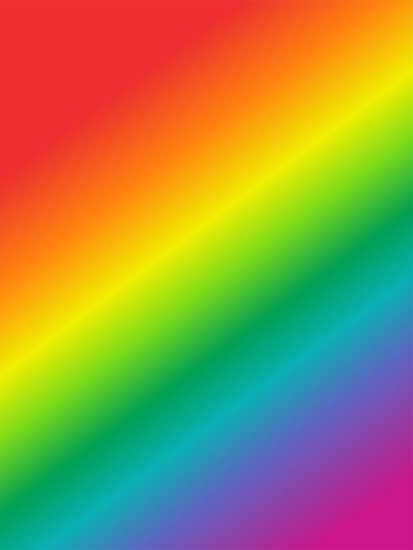
#> input picture 2 - Image Processing/rainbow.jpg, 413 x 550 px
$ python mask.py
#> lines starting #> are read from the running program, lines starting #| are printed output that depends on the picture
import cv2
import matplotlib.pyplot as plt
import numpy as np

rainbow = cv2.imread('rainbow.jpg')
#> rainbow is the input picture: shape (550, 413, 3); mean B, G, R 72.8, 142.3, 152.3
show_rainbow = cv2.cvtColor(rainbow, cv2.COLOR_BGR2RGB)

img = rainbow
print(rainbow.shape)
#| (550, 413, 3)
# create mask for img
mask = np.zeros(shape=img.shape[:2], dtype=np.uint8)
plt.imshow(mask, cmap='gray') # pure black mask in 2D with same dimensions as 'img'
plt.title('full black mask')
plt.show()
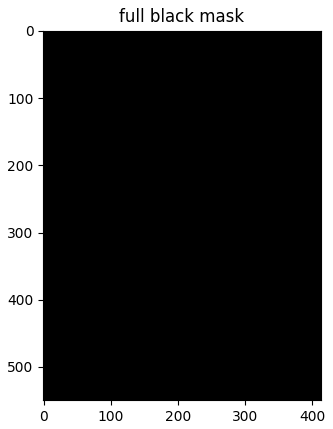
#> figure drawn by matplotlib, 1 panel
mask[300:400, 100:400] = 255 # resized mask to only leave one selected open window
plt.imshow(mask, cmap='gray')
plt.title('resized mask')
plt.show()
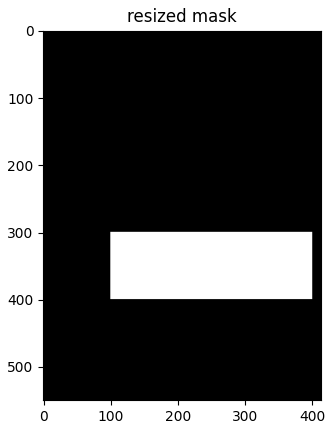
#> figure drawn by matplotlib, 1 panel

# create masked img by using bitwise_and
masked_img = cv2.bitwise_and(img, img, mask=mask)
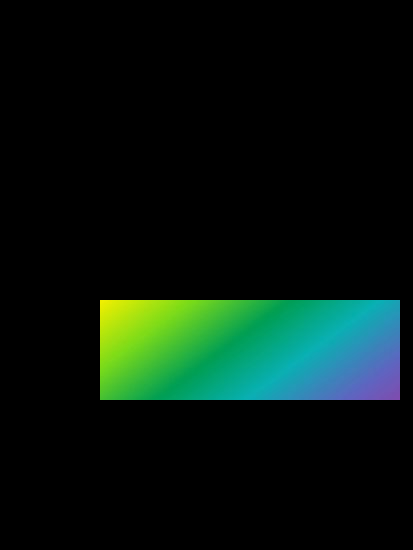
#> masked_img: shape (550, 413, 3); mean B, G, R 14.7, 22.5, 6.8
show_masked_img = cv2.bitwise_and(show_rainbow, show_rainbow, mask=mask)
plt.imshow(show_masked_img)
plt.title('masked rainbow')
cv2.imwrite('masked_rainbow.jpg', masked_img)
plt.show()

hist_mask_values_red = cv2.calcHist([rainbow], [2], mask=mask,
                                    histSize=[256], ranges=[0, 256])
#> hist_mask_values_red = 256 values, max 1332 at index 1, min 0 at index 221, mean 117.2
hist_values_red = cv2.calcHist([rainbow], [2], mask=None,
                               histSize=[256], ranges=[0, 256])
#> hist_values_red = 256 values, max 20471 at index 236, min 70 at index 226, mean 887.3

plt.plot(hist_mask_values_red)
plt.title('red Histogram for masked rainbow')
plt.show()
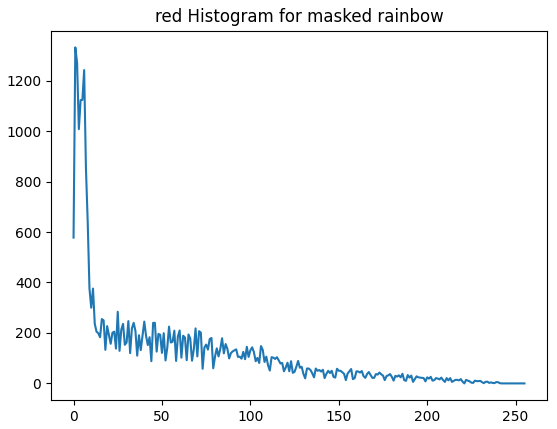
#> figure drawn by matplotlib, 1 panel; curve peaks at x = 1, y = 1332

plt.plot(hist_values_red)
plt.title('red Histogram for unmasked rainbow')
plt.show()
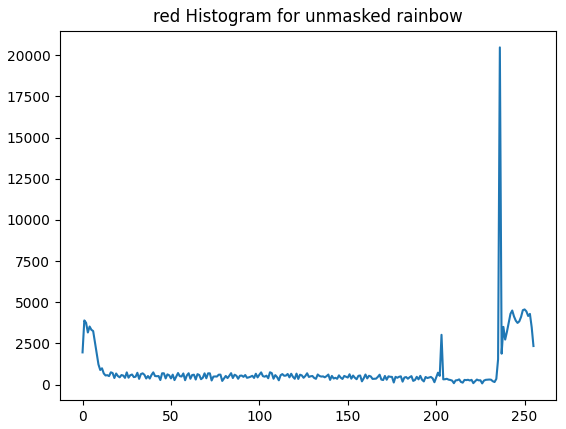
#> figure drawn by matplotlib, 1 panel; curve peaks at x = 236, y = 20471

$ run again, with 2 - Image Processing/bricks.jpg copied over 2 - Image Processing/rainbow.jpg
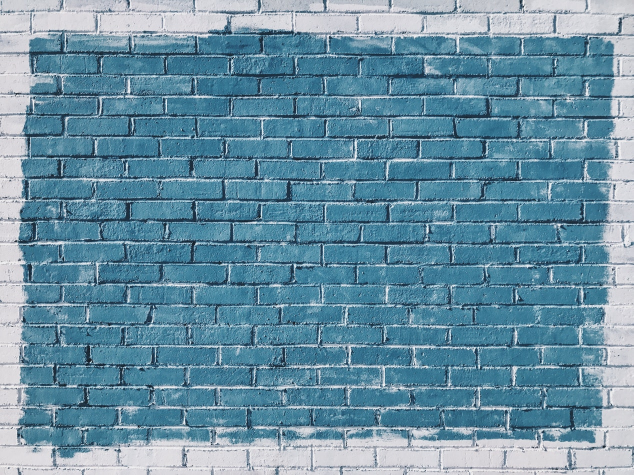
#> input picture 2 - Image Processing/bricks.jpg, 1267 x 950 px (shown at 1/2 size)
#> rainbow is the input picture: shape (950, 1267, 3); mean B, G, R 163.5, 144, 104.9
#| (950, 1267, 3)
#> `masked_img = cv2.bitwise_and(img, img, mask=mask)`:
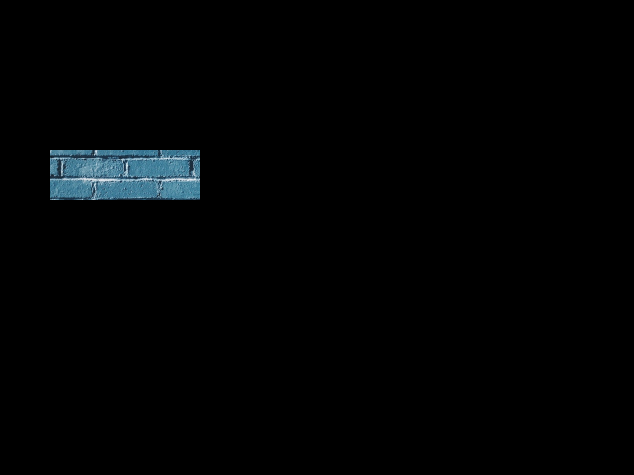
#> masked_img: shape (950, 1267, 3) (shown at 1/2 size); mean B, G, R 3.7, 3.1, 1.9
#> hist_mask_values_red = 256 values, max 542 at index 68, min 0 at index 240, mean 117.2
#> hist_values_red = 256 values, max 16885 at index 63, min 3 at index 254, mean 4701.8
#> `plt.show()`:
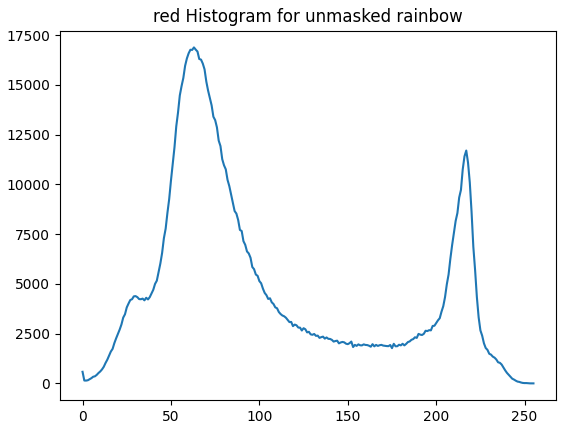
#> figure drawn by matplotlib, 1 panel; curve peaks at x = 63, y = 16885

$ run again, with 2 - Image Processing/gorilla.jpg copied over 2 - Image Processing/rainbow.jpg
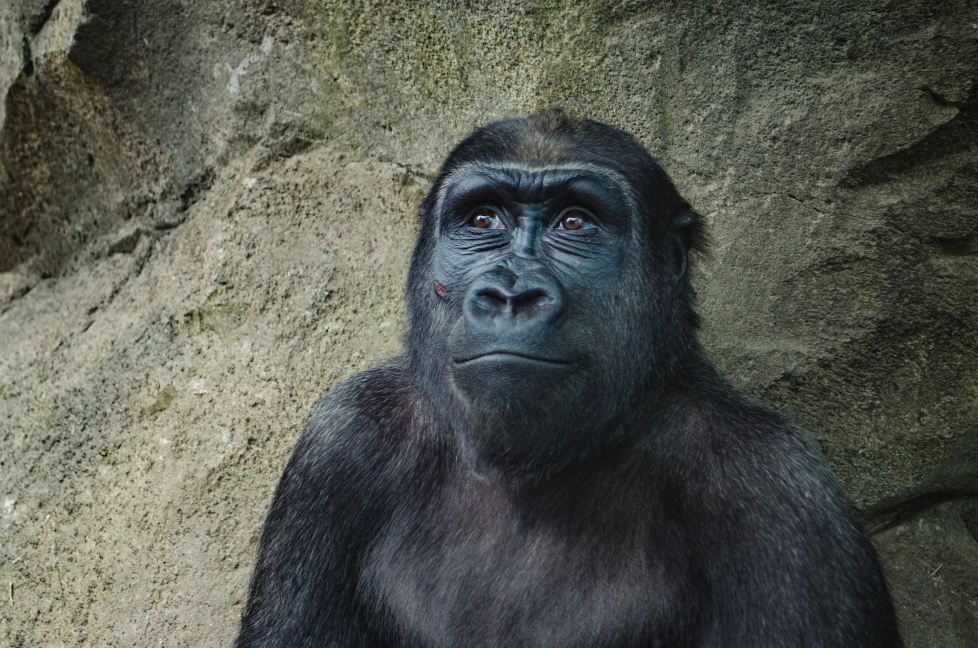
#> input picture 2 - Image Processing/gorilla.jpg, 1955 x 1295 px (shown at 1/2 size)
#> rainbow is the input picture: shape (1295, 1955, 3); mean B, G, R 80.4, 88.9, 86
#| (1295, 1955, 3)
#> `masked_img = cv2.bitwise_and(img, img, mask=mask)`:
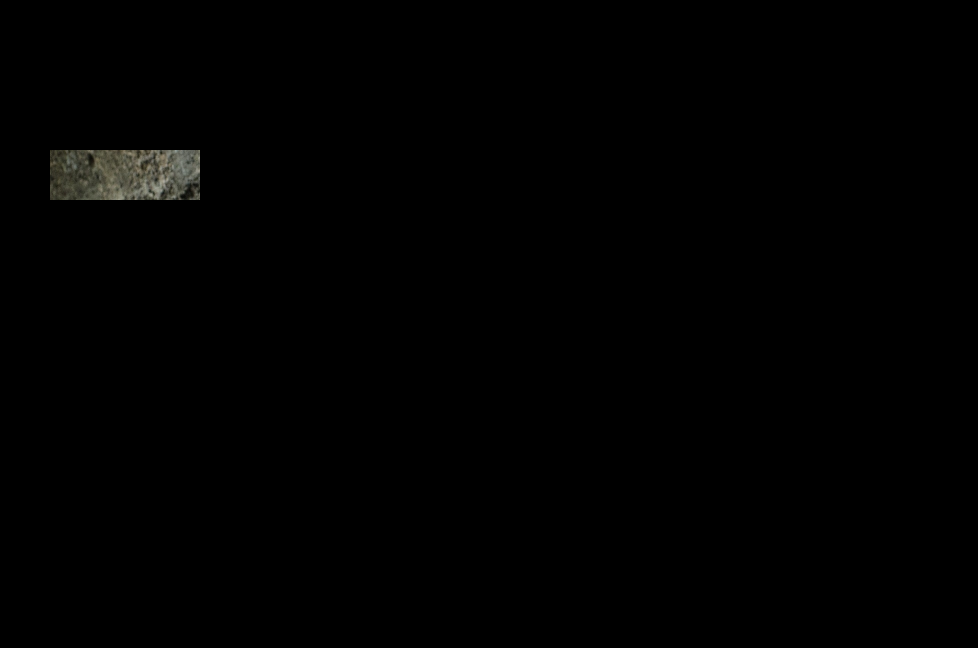
#> masked_img: shape (1295, 1955, 3) (shown at 1/2 size); mean B, G, R 0.8, 1, 1
#> hist_mask_values_red = 256 values, max 457 at index 94, min 0 at index 0, mean 117.2
#> hist_values_red = 256 values, max 25537 at index 30, min 0 at index 244, mean 9889.6
#> `plt.show()`:
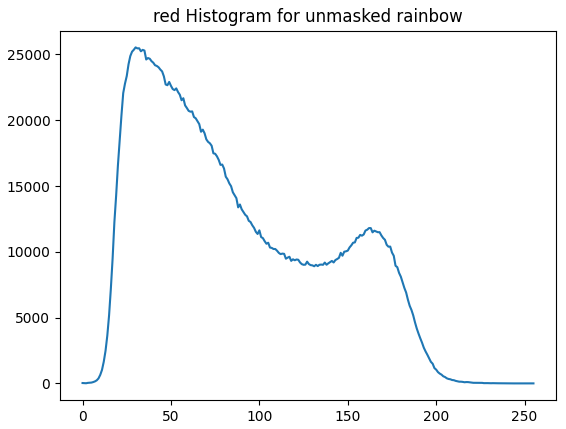
#> figure drawn by matplotlib, 1 panel; curve peaks at x = 30, y = 25537
